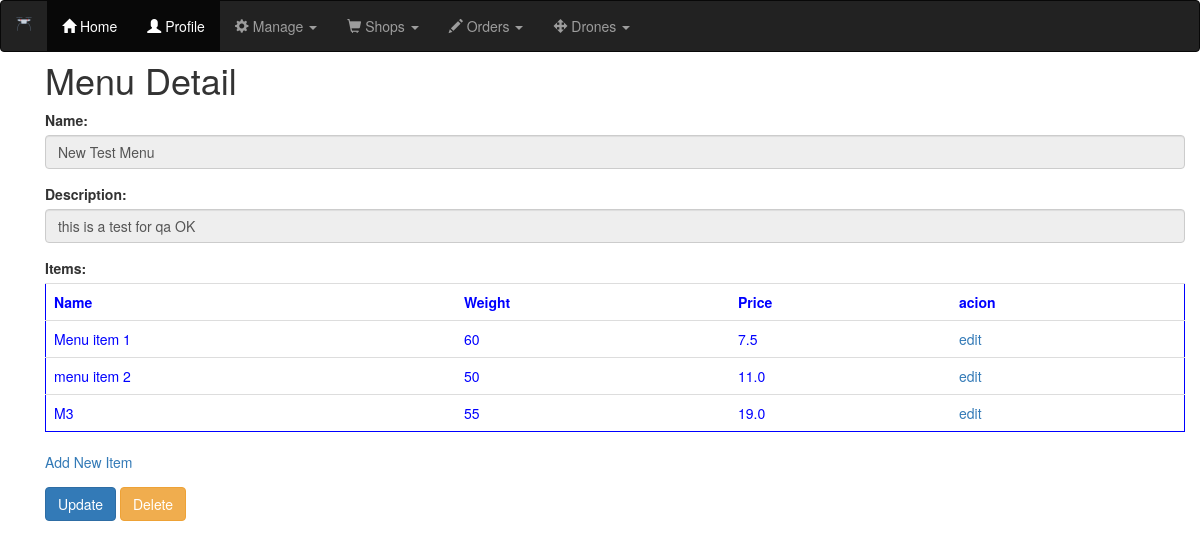
Screenshot of /shops/menu/1 with the database file from the repository.
### shops/models.py (models this page shows, shortened)
class Menu(models.Model):
    name = models.CharField(max_length=25)
    description = models.CharField(max_length=50)
    items = models.ManyToManyField(MenuItem)

class MenuItem(models.Model):
    name = models.CharField(max_length=50)
    description = models.CharField(max_length=50)
    weight = models.IntegerField()
    price = models.FloatField(default=0)

### shops/views.py (the view)
# urls.py: path('menu/<int:id>',MenuDetailView.as_view(),name='menu_detail'),
class MenuDetailView(DetailView):
    template_name = 'menus/menu_detail.html'
    model=Menu
    context_object_name = 'menu'
    def get_object(self):
        id_ = self.kwargs.get("id")
        return get_object_or_404(Menu,id=id_)

### shops/templates/menus/menu_detail.html (shortened to what this page needs)
<!DOCTYPE html>
{% extends "base.html" %}
{% block content %}
<div class="container">
<br><br>
  <h1>Menu Detail</h1>
  <form method="POST">
    <div class="form-group">
        <label for="name">Name:</label>
        <input type="text" class="form-control" id="name" value='{{ menu.name }}' disabled>
    </div>
    <div class="form-group">
        <label for="description">Description:</label>
        <input type="text" class="form-control" id="description" value="{{ menu.description }}" disabled>
    </div>
    <div class="form-group">
        <label for='items'>Items:</label>
          <table class="table" style="border-style: solid; border-width:thin; border-color:blue; color:blue;" >
            <tr>
              <th>Name</th>
              <th>Weight</th>
              <th>Price</th>
              <th>acion</th>
            </tr>
          {% for i in menu.items.all %}
              <tr>
                <td>{{i.name}}</td>
                <td>{{i.weight}}</td>
                <td>{{i.price}}</td>
                <td> <a href="{% url 'shops:menu_item_update' i.id %}">edit</a> </td>
              </tr>
          {% endfor %}
        </table>
        <a href="{% url 'shops:menu_item_create' %}">Add New Item</a>
    </div>
    <a href="{% url 'shops:menu_update' menu.id %}"><button type="button" class="btn btn-primary">Update</button></a>
    <a href="{% url 'shops:menu_delete' menu.id %}"><button type="button" class="btn btn-warning">Delete</button></a>
  </form>
</div>
{% endblock %}

### static/css/styles.css (style rules this page uses)
td { padding: 1em; }

### rows the page displays
Menu: name "New Test Menu", description "this is a test for qa OK"
MenuItem: name "Menu item 1", weight "60", price "7.5"
MenuItem: name "menu item 2", weight "50", price "11.0"
MenuItem: name "M3", weight "55", price "19.0"
